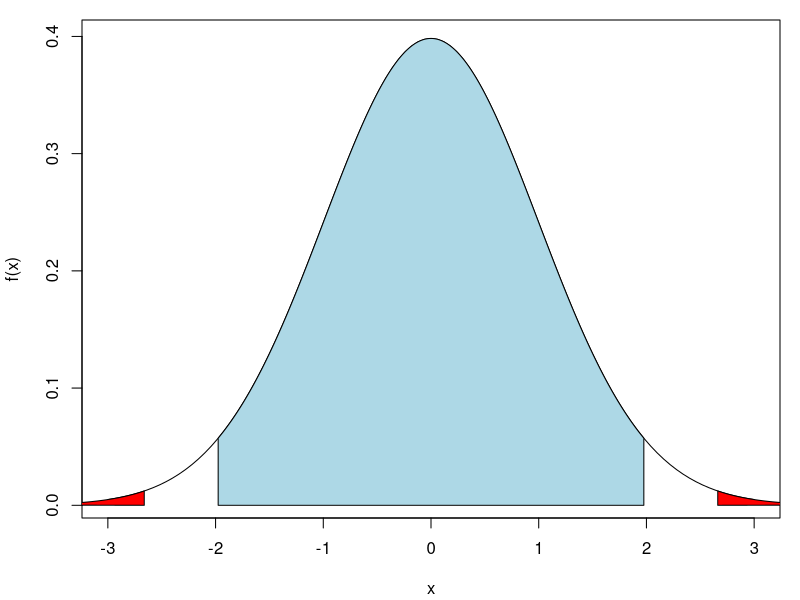
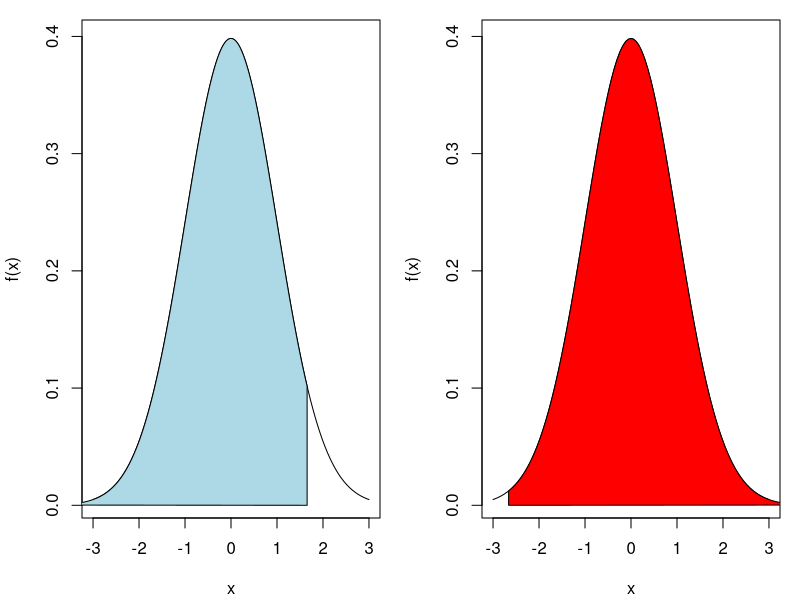
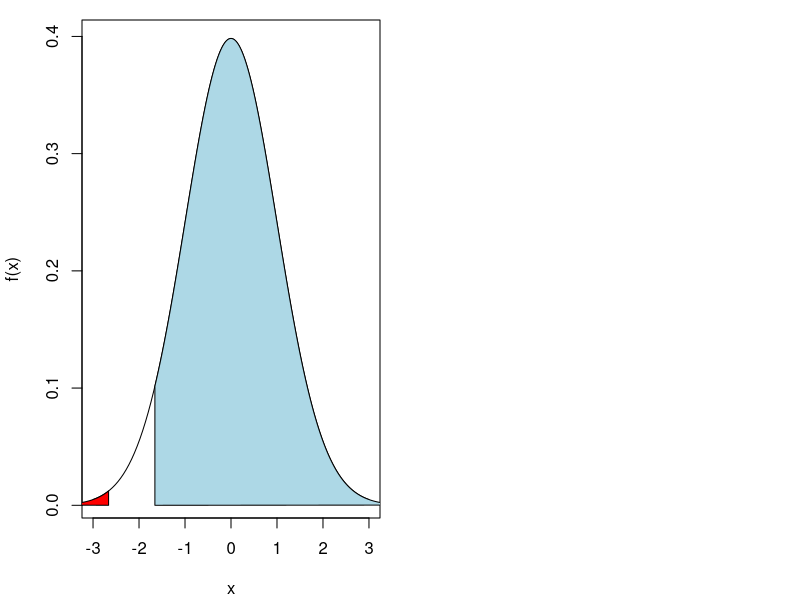
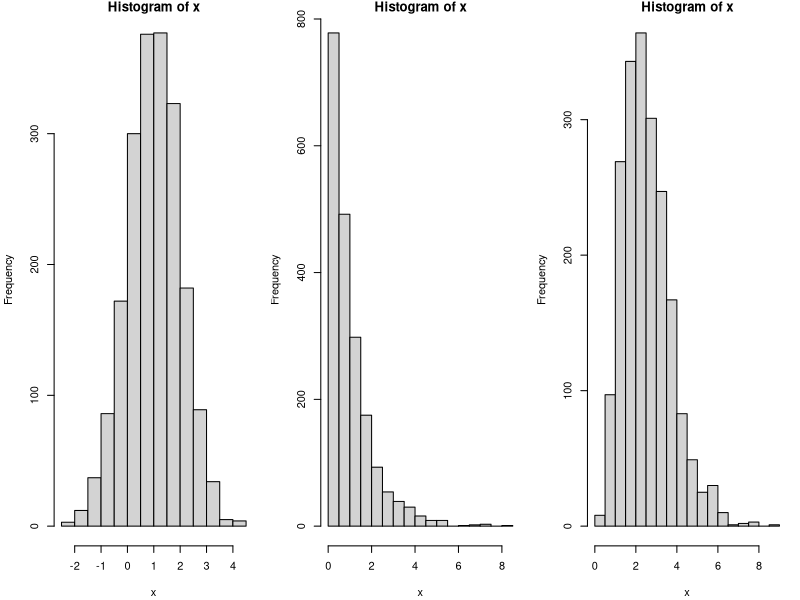

These charts were generated, in order, by the following R code:
## ---- chunk 1
set.seed(12345)
## ---- chunk 2
Mu <- 0.1 # Väntevärdet av Y
Signifikant <- numeric(10000)
for(i in 1 : 10000){
    ## Simulera X och Y
    X <- rnorm(n = 100, mean = 0, sd = 1)
    Y <- rnorm(n = 100, mean = Mu, sd = 1)
    ## Genomföra t test 
    test <- t.test(X, Y)
    ## Obtain p-value
    Pvalue <- test$p.value
    ## Jämföra p-värdet med signifikansnivå 0.05
    Signifikant[i] <- (Pvalue <= 0.05)
}
## ---- chunk 3
mean(Signifikant)
## ---- chunk 4
set.seed(12345)
## ---- chunk 5
Mu <- 0.25 # Väntevärdet av Y
Signifikant <- numeric(10000)
for(i in 1 : 10000){
    ## Simulera X och Y
    X <- rnorm(n = 100, mean = 0, sd = 1)
    Y <- rnorm(n = 100, mean = Mu, sd = 1)
    ## Genomföra t test 
    test <- t.test(X, Y)
    ## Obtain p-value
    Pvalue <- test$p.value
    ## Jämföra p-värdet med signifikansnivå 0.05
    Signifikant[i] <- (Pvalue <= 0.05)
}
## ---- chunk 6
mean(Signifikant)
## ---- chunk 7
set.seed(12345)
## ---- chunk 8
Mu <- 1 # Väntevärdet av Y
Signifikant <- numeric(10000)
for(i in 1 : 10000){
    ## Simulera X och Y
    X <- rnorm(n = 100, mean = 0, sd = 1)
    Y <- rnorm(n = 100, mean = Mu, sd = 1)
    ## Genomföra t test 
    test <- t.test(X, Y)
    ## Obtain p-value
    Pvalue <- test$p.value
    ## Jämföra p-värdet med signifikansnivå 0.05
    Signifikant[i] <- (Pvalue <= 0.05)
}
## ---- chunk 9
mean(Signifikant)
## ---- chunk 10
library(palmerpenguins)
Adelie <- subset(penguins, species == "Adelie")
vikt <- na.omit(Adelie$body_mass_g)
## ---- chunk 11
t.test(vikt, mu = 3800)
## ---- chunk 12
qt(p = 1 - 0.05 / 2, df = 151 - 1)
## ---- chunk 13
pt(q = -2.662, df = 151 - 1) + 
    (1 - pt(q = 2.662, df = 151 - 1))
## ---- chunk 14
f <- function(x) dt(x, df = 151 - 1)
par(mar = c(4.1, 4.1, 1, 1))
curve(f, -3, 3, xlab = "x", ylab = "f(x)") 
x <- qt(seq(0.0001, 0.9999, length.out = 10000), df = 151 - 1) 
x <- c(-1.975905, x[which(x >= -1.975905 & x <= 1.975905)], 1.975905)
y <- c(0, dt(x, df = 151 - 1), 0) 
x <- c(-1.975905, x, 1.975905)
polygon(x = x, y = y, density = NULL, angle = 45, border = NULL, col = "lightblue") 
x <- seq(-4, -2.662, length.out = 100)
y <- c(0, dt(x, df = 151 - 1)) 
x <- c(-2.662, x)
polygon(x = x, y = y, density = NULL, angle = 45, border = NULL, col = "red") 
x <- seq(2.662, 4, length.out = 100)
y <- c(dt(x, df = 151 - 1), 0) 
x <- c(x, 2.662)
polygon(x = x, y = y, density = NULL, angle = 45, border = NULL, col = "red") 
## ---- chunk 15
mean(vikt)
## ---- chunk 16
t.test(vikt, mu = 3800, alternative = "greater")
## ---- chunk 17
qt(p = 1 - 0.05, df = 151 - 1)
## ---- chunk 18
1 - pt(q = -2.662, df = 151 - 1)
## ---- chunk 19
f <- function(x) dt(x, df = 151 - 1)
par(mar = c(4.1, 4.1, 1, 1), mfrow = c(1, 2))
curve(f, -3, 3, xlab = "x", ylab = "f(x)") 
x <- seq(-4, 1.655076, length.out = 10000)
y <- c(dt(x, df = 151 - 1), 0) 
x <- c(x, 1.655076)
polygon(x = x, y = y, density = NULL, angle = 45, border = NULL, col = "lightblue") 
curve(f, -3, 3, xlab = "x", ylab = "f(x)") 
x <- seq(-2.662, 4, length.out = 100)
y <- c(0, dt(x, df = 151 - 1)) 
x <- c(-2.662, x)
polygon(x = x, y = y, density = NULL, angle = 45, border = NULL, col = "red") 
## ---- chunk 20
mean(vikt)
## ---- chunk 21
t.test(vikt, mu = 3800, alternative = "less")
## ---- chunk 22
qt(p = 0.05, df = 151 - 1)
## ---- chunk 23
pt(q = -2.662, df = 151 - 1)
## ---- chunk 24
f <- function(x) dt(x, df = 151 - 1)
par(mar = c(4.1, 4.1, 1, 1))
curve(f, -3, 3, xlab = "x", ylab = "f(x)") 
x <- seq(-1.655076, 4, length.out = 10000)
y <- c(0, dt(x, df = 151 - 1)) 
x <- c(-1.655076, x)
polygon(x = x, y = y, density = NULL, angle = 45, border = NULL, col = "lightblue") 
x <- seq(-4, -2.662, length.out = 100)
y <- c(0, dt(x, df = 151 - 1)) 
x <- c(-2.662, x)
polygon(x = x, y = y, density = NULL, angle = 45, border = NULL, col = "red") 
## ---- chunk 25
mean(vikt)
## ---- chunk 26
par(mfrow = c(1, 3))
n <- 2000
NB <- 20
set.seed(12345)
x <- rnorm(n, 1, 1); hist(x, breaks = NB)
x <- rexp(n, rate = 1); hist(x, breaks = NB)
x <- rgamma(n, shape = 5, rate = 2); hist(x, breaks = NB)
